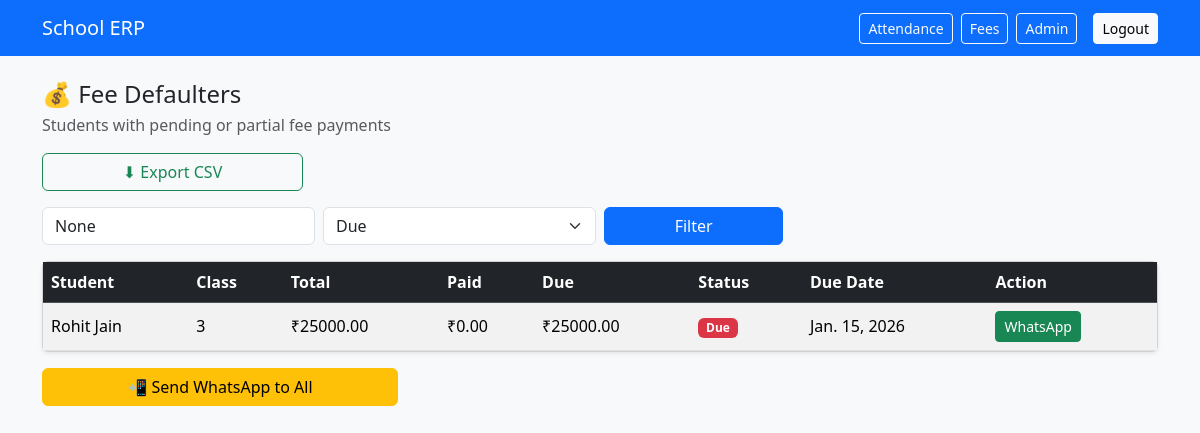
/fees/defaulters/ (signed in), run on the app's committed database.
### fees/models.py (models this page shows, shortened)
class StudentFee(models.Model):
    STATUS_CHOICES = (
        ("Paid", "Paid"),
        ("Due", "Due"),
        ("Partial", "Partial"),
    )
    student = models.ForeignKey(Student, on_delete=models.CASCADE)
    total_amount = models.DecimalField(max_digits=10, decimal_places=2)
    paid_amount = models.DecimalField(max_digits=10, decimal_places=2, default=0)
    status = models.CharField(max_length=10, choices=STATUS_CHOICES, default="Due")
    due_date = models.DateField()
    @property
    def due_amount(self):
        return self.total_amount - self.paid_amount

### students/models.py (models this page shows, shortened)
class Student(models.Model):
    GENDER_CHOICES = (
        ("Male", "Male"),
        ("Female", "Female"),
    )
    full_name = models.CharField(max_length=100)
    student_id = models.CharField(max_length=20, unique=True)
    class_name = models.CharField(max_length=20)
    section = models.CharField(max_length=5)
    gender = models.CharField(max_length=10, choices=GENDER_CHOICES)
    parent_name = models.CharField(max_length=100)
    parent_mobile = models.CharField(max_length=15)
    address = models.CharField(max_length=100)
    created_at = models.DateTimeField(auto_now_add=True)

### fees/views.py (the view)
# urls.py: path("defaulters/", views.defaulters_report, name="defaulters_report"),
@login_required
@user_passes_test(is_accountant, login_url="/login/")
def defaulters_report(request):
    selected_class = request.GET.get("class_name")
    selected_status = request.GET.get("status", "Due")
    qs = StudentFee.objects.select_related("student").exclude(status="Paid")
    if selected_class:
        qs = qs.filter(student__class_name=selected_class)
    if selected_status:
        qs = qs.filter(status=selected_status)
    is_demo = request.user.groups.filter(name="Demo").exists()
    return render(
        request,
        "fees/defaulters.html",
        {
            "records": qs,
            "selected_class": selected_class,
            "selected_status": selected_status,
            "is_demo": is_demo,   # 👈 NOW CORRECT
        }
    )

### fees/views.py (called while the page is built)
def is_accountant(user):
    return (
        user.is_superuser or
        user.groups.filter(name="Accountant").exists() or
        user.groups.filter(name="Demo").exists()
    )

### fees/templates/fees/defaulters.html (shortened to what this page needs)
{% extends "base.html" %}
{% block content %}
<div class="mb-3">
  <h4 class="mb-1">💰 Fee Defaulters</h4>
  <p class="text-muted">Students with pending or partial fee payments</p>
</div>
{% if not is_demo %}
<div class="row mb-3">
  <div class="col-md-3">
    <a href="/fees/defaulters/export/?class_name={{ selected_class }}&status={{ selected_status }}"
       class="btn btn-outline-success w-100">
      ⬇ Export CSV
    </a>
  </div>
</div>
{% endif %}
<form class="row g-2 mb-3" method="get">
  <div class="col-md-3">
    <input class="form-control" name="class_name" placeholder="Class"
           value="{{ selected_class }}">
  </div>
  <div class="col-md-3">
    <select class="form-select" name="status">
      <option value="Due" {% if selected_status == "Due" %}selected{% endif %}>Due</option>
    </select>
  </div>
  <div class="col-md-2">
    <button class="btn btn-primary w-100">Filter</button>
  </div>
</form>
<div class="card shadow-sm">
  <div class="card-body p-0">
    <div class="table-responsive">
      <table class="table table-striped align-middle mb-0">
        <thead class="table-dark">
          <tr>
            <th>Student</th>
            <th>Class</th>
            <th>Total</th>
            <th>Paid</th>
            <th>Due</th>
            <th>Status</th>
            <th>Due Date</th>
            <th>Action</th>
          </tr>
        </thead>
        <tbody>
          {% for r in records %}
          <tr>
            <td>{{ r.student.full_name }}</td>
            <td>{{ r.student.class_name }}</td>
            <td>₹{{ r.total_amount }}</td>
            <td>₹{{ r.paid_amount }}</td>
            <td>₹{{ r.due_amount }}</td>
            <td>
              {% if r.status == "Due" %}
                <span class="badge bg-danger">Due</span>
              {% else %}
                <span class="badge bg-warning text-dark">Partial</span>
              {% endif %}
            </td>
            <td>{{ r.due_date }}</td>
            <td>
              {% if not is_demo %}
                <a href="/fees/defaulters/remind/{{ r.id }}/"
                   class="btn btn-sm btn-success">
                  WhatsApp
                </a>
              {% else %}
                <span class="text-muted">Read-only</span>
              {% endif %}
            </td>
          </tr>
          {% empty %}
          <tr>
            <td colspan="8" class="text-center text-muted">
              No defaulters found 🎉
            </td>
          </tr>
          {% endfor %}
        </tbody>
      </table>
    </div>
  </div>
</div>
{% if not is_demo %}
<div class="row mt-3">
  <div class="col-md-4">
    <a href="/fees/defaulters/remind-bulk/?class_name={{ selected_class }}&status={{ selected_status }}"
       class="btn btn-warning w-100">
      📲 Send WhatsApp to All
    </a>
  </div>
</div>
{% endif %}
{% endblock %}

### templates/base.html (style rules this page uses)
body { font-family: 'Segoe UI', sans-serif; }

### data on the page
StudentFee: student.full_name "Rohit Jain", student.class_name "3", total_amount "25000.00", paid_amount "0.00", due_amount "25000.00", status "Due", due_date "Jan. 15, 2026"
